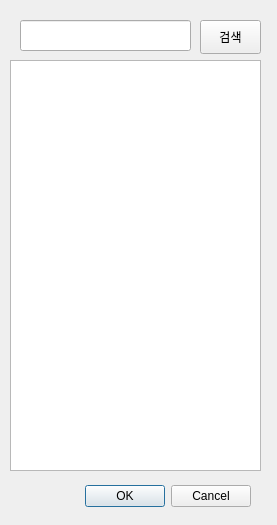
<?xml version="1.0" encoding="UTF-8"?>
<ui version="4.0">
 <class>Dialog</class>
 <widget class="QDialog" name="Dialog">
  <property name="geometry">
   <rect>
    <x>0</x>
    <y>0</y>
    <width>277</width>
    <height>525</height>
   </rect>
  </property>
  <property name="windowTitle">
   <string>종목 검색</string>
  </property>
  <widget class="QDialogButtonBox" name="bts_searchCode">
   <property name="geometry">
    <rect>
     <x>20</x>
     <y>480</y>
     <width>231</width>
     <height>32</height>
    </rect>
   </property>
   <property name="orientation">
    <enum>Qt::Horizontal</enum>
   </property>
   <property name="standardButtons">
    <set>QDialogButtonBox::Cancel|QDialogButtonBox::Ok</set>
   </property>
  </widget>
  <widget class="QLineEdit" name="et_searchCode">
   <property name="geometry">
    <rect>
     <x>20</x>
     <y>20</y>
     <width>171</width>
     <height>31</height>
    </rect>
   </property>
  </widget>
  <widget class="QPushButton" name="bt_serachButton">
   <property name="geometry">
    <rect>
     <x>200</x>
     <y>20</y>
     <width>61</width>
     <height>34</height>
    </rect>
   </property>
   <property name="text">
    <string>검색</string>
   </property>
  </widget>
  <widget class="QListWidget" name="tv_searchResult">
   <property name="geometry">
    <rect>
     <x>10</x>
     <y>60</y>
     <width>251</width>
     <height>411</height>
    </rect>
   </property>
  </widget>
 </widget>
 <resources/>
 <connections>
  <connection>
   <sender>bts_searchCode</sender>
   <signal>accepted()</signal>
   <receiver>Dialog</receiver>
   <slot>accept()</slot>
   <hints>
    <hint type="sourcelabel">
     <x>248</x>
     <y>254</y>
    </hint>
    <hint type="destinationlabel">
     <x>157</x>
     <y>274</y>
    </hint>
   </hints>
  </connection>
  <connection>
   <sender>bts_searchCode</sender>
   <signal>rejected()</signal>
   <receiver>Dialog</receiver>
   <slot>reject()</slot>
   <hints>
    <hint type="sourcelabel">
     <x>316</x>
     <y>260</y>
    </hint>
    <hint type="destinationlabel">
     <x>286</x>
     <y>274</y>
    </hint>
   </hints>
  </connection>
 </connections>
</ui>
